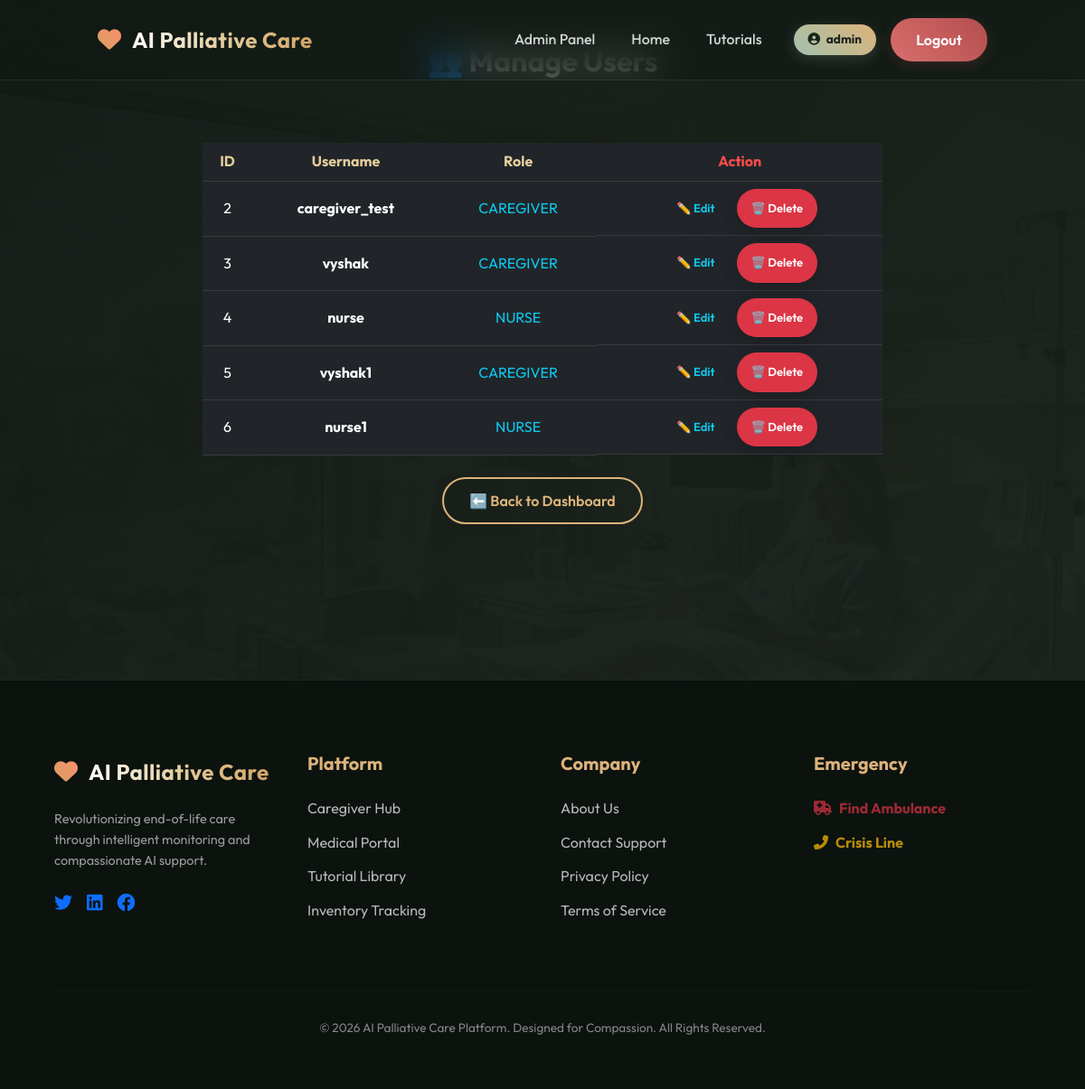
Page /manage_users (signed in) on the committed database.
### tables this page shows
CREATE TABLE users(
        id INTEGER PRIMARY KEY AUTOINCREMENT,
        username TEXT UNIQUE,
        password TEXT,
        role TEXT,
        status TEXT DEFAULT 'Available'
    );

### app.py (the view)
@app.route("/manage_users")
def manage_users():
    if session.get("role") != "admin":
        return redirect("/login")
    conn = get_db()
    users = conn.execute("SELECT id, username, role FROM users WHERE role != 'admin'").fetchall()
    return render_template("admin_manage_users.html", users=users)

### app.py (called while the page is built)
@app.after_request
def add_header(response):
    response.cache_control.no_store = True
    response.cache_control.no_cache = True
    response.cache_control.must_revalidate = True
    response.cache_control.max_age = 0
    return response

def get_db():
    if 'db' not in g:
        g.db = sqlite3.connect(DB, timeout=20)
        g.db.row_factory = sqlite3.Row
        g.db.execute("PRAGMA journal_mode=WAL")
    return g.db

### templates/admin_manage_users.html (shortened to what this page needs)
{% extends "base.html" %}
{% block content %}
<div class="container py-5">
    <h2 class="text-center fw-bold text-white mb-5">👥 Manage Users</h2>
    <div class="glass-card table-responsive p-4 mx-auto" style="max-width: 800px;">
        <table class="table table-dark table-hover text-center align-middle" style="background: transparent;">
            <thead>
                <tr>
                    <th scope="col" style="color: #e3cd9c;">ID</th>
                    <th scope="col" style="color: #e3cd9c;">Username</th>
                    <th scope="col" style="color: #e3cd9c;">Role</th>
                    <th scope="col" style="color: #ff4b4b;">Action</th>
                </tr>
            </thead>
            <tbody>
                {% for user in users %}
                <tr>
                    <td>{{ user.id }}</td>
                    <td class="fw-bold">{{ user.username }}</td>
                    <td class="text-uppercase text-info">{{ user.role }}</td>
                    <td class="d-flex justify-content-center gap-2">
                        <a href="/edit_user/{{ user.id }}" class="btn btn-sm btn-outline-info rounded-pill px-3 shadow-sm" style="font-size: 13px;">
                            ✏️ Edit
                        </a>
                        <a href="/delete_user/{{ user.id }}" class="btn btn-sm btn-danger rounded-pill px-3 shadow" style="font-size: 13px;" onclick="return confirm('⚠️ Are you sure you want to permanently delete user: {{ user.username }}?');">
                            🗑️ Delete
                        </a>
                    </td>
                </tr>
                {% else %}
                <tr>
                    <td colspan="4" class="py-4">No other users found.</td>
                </tr>
                {% endfor %}
            </tbody>
        </table>
        <div class="text-center mt-4">
            <a href="/admin_dashboard" class="btn btn-outline rounded-pill">⬅️ Back to Dashboard</a>
        </div>
    </div>
</div>
{% endblock %}

### static/css/style.css (style rules this page uses)
:root { --primary: #a3c1ad; --secondary: #dcb37b; --dark: #121914; --glass: rgba(255, 255, 255, 0.03); --glass-border: rgba(255, 255, 255, 0.08); --transition: all 0.4s cubic-bezier(0.2, 1, 0.3, 1); }
body { font-family: 'Outfit', sans-serif; margin: 0; background: linear-gradient(135deg, rgba(18, 25, 20, 0.98), rgba(25, 35, 28, 0.96)), url('../images/real_ward.png') center/cover fixed; color: #fdfdfd; min-height: 100vh; overflow-x: hidden; line-height: 1.6; }
.container { padding: 20px; padding-top: 100px; }
.btn { padding: 12px 28px; border-radius: 30px; font-weight: 600; transition: var(--transition); border: none; cursor: pointer; text-decoration: none; display: inline-flex; align-items: center; justify-content: center; gap: 8px; }
.btn-outline { background: transparent; border: 2px solid var(--secondary); color: var(--secondary); }

### rows in the picture
users: id "2", username "caregiver_test", role "CAREGIVER"
users: id "3", username "vyshak", role "CAREGIVER"
users: id "4", username "nurse", role "NURSE"
users: id "5", username "vyshak1", role "CAREGIVER"
users: id "6", username "nurse1", role "NURSE"

### other values in the picture
{{ session["user"] }} "admin"
